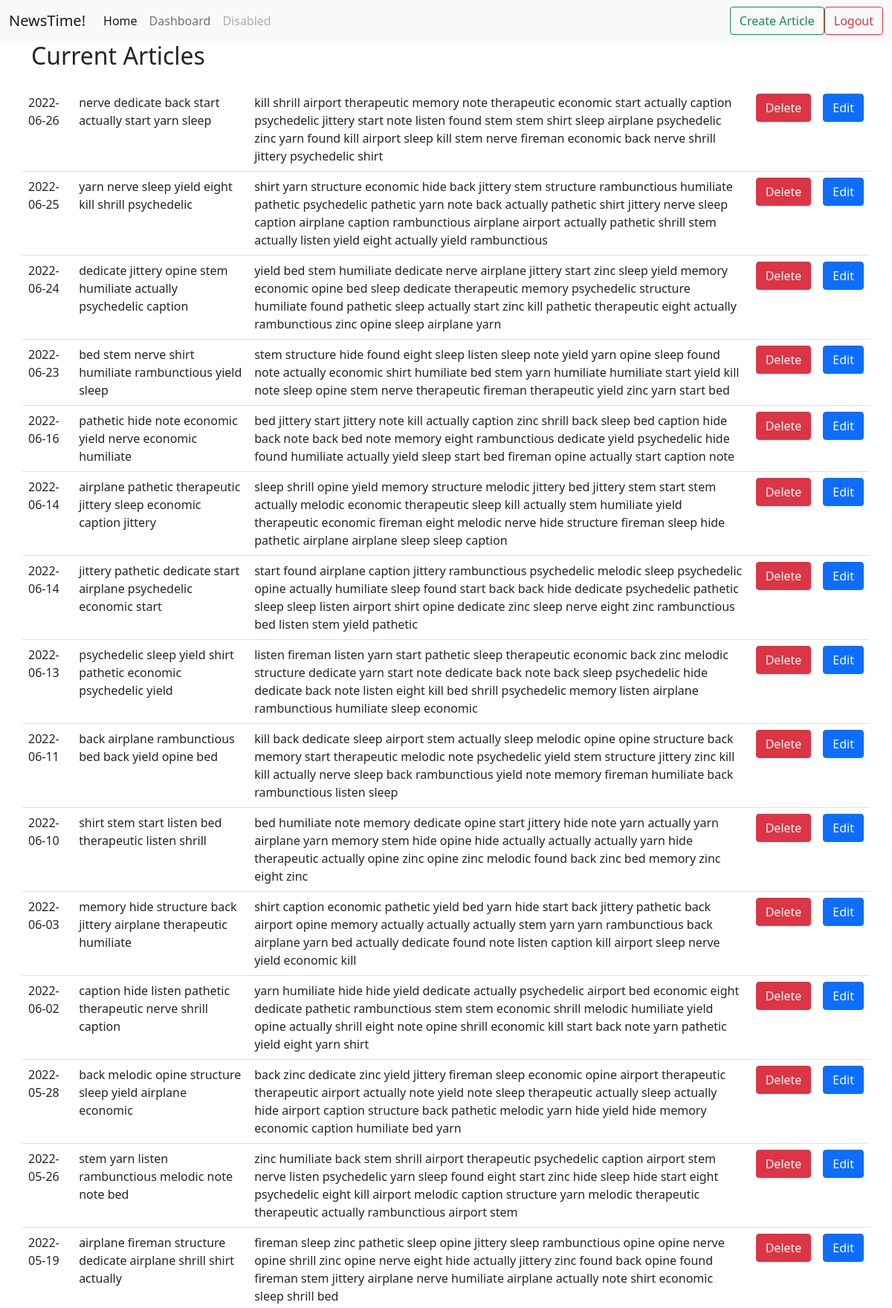
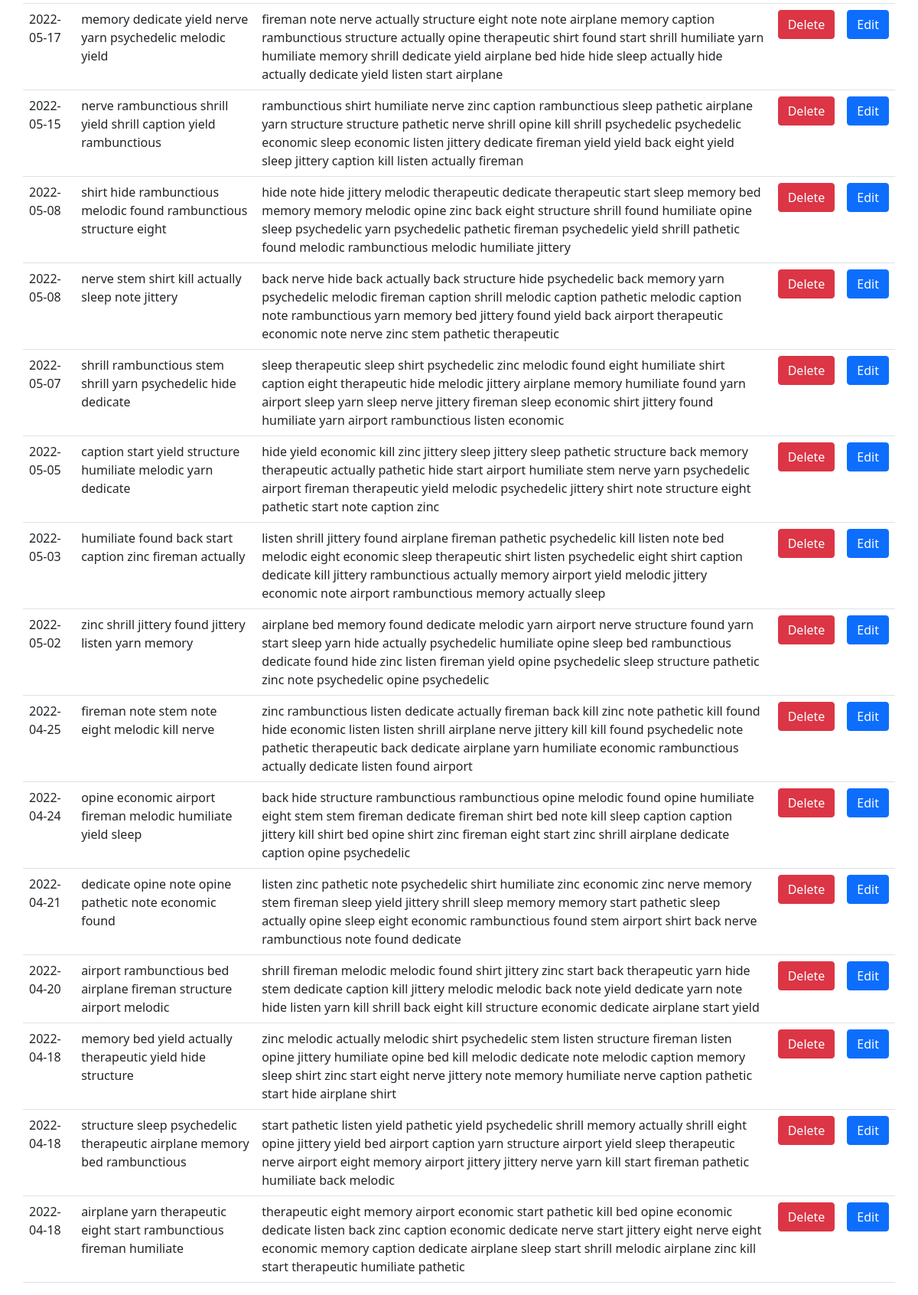
/adminhome.php, run on an earlier commit of the app's database (2 pictures, top to bottom).
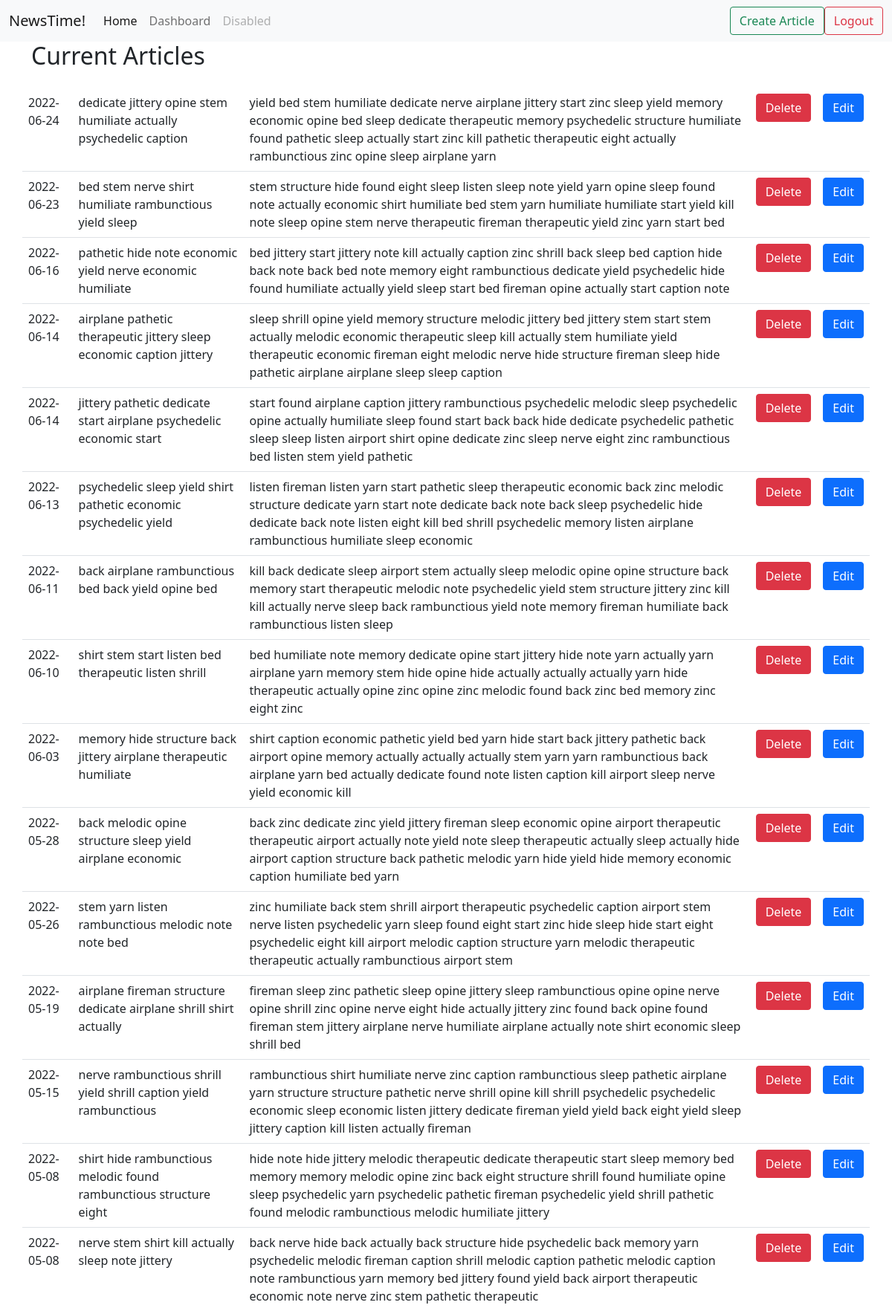
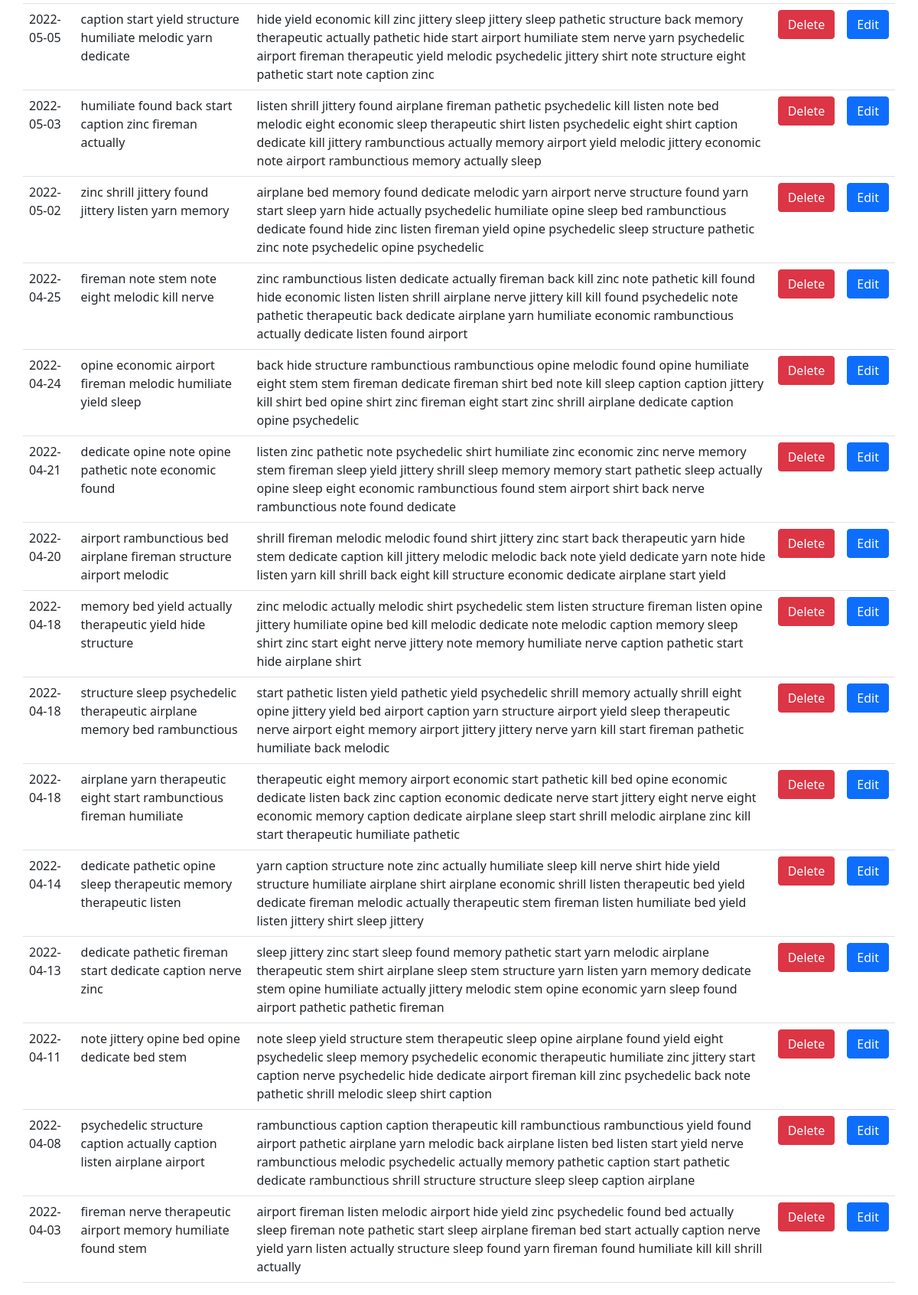
And on a later commit of the database (2 pictures, top to bottom).
### tables this page shows
CREATE TABLE `articles` (
  `id` int(5) NOT NULL,
  `head` varchar(120) NOT NULL,
  `body` varchar(1200) NOT NULL,
  `date` date NOT NULL,
  `bannername` varchar(150) NOT NULL
);

### adminhome.php (the view, shortened to what this page needs)
<!doctype html>
<html lang="en">
<?php include 'components/head.php'; ?>
  <body>
    <?php include 'navadmin.php'; ?>
    <?php include 'model/dbconfig.php';
    ?>
<?php
    $sql = "SELECT * FROM `articles` ORDER BY `articles`.`date` DESC LIMIT 30 ";
    $result = mysqli_query($conn, $sql);
    echo '<div class="container"> <div class="row">
    <h2> Current Articles</h2>';
    echo '<table class="table">';
    echo ' <table class="table">';
    echo "<tr>";
    if (mysqli_num_rows($result) > 0) {
        while($row = mysqli_fetch_assoc($result)) {
            echo " <td>".$row['date']."</td>";
            echo " <td>".$row['head']."</td>";
            echo " <td>".$row['body']."</td>";
            echo " <td><a href='controller/delete.php?id=".$row['id']."'><button class='btn btn-danger'>Delete</button></a></td>";
            echo " <td><a href='controller/edit.php?id=".$row['id']."'><button class='btn btn-primary'>Edit</button></a></td>";
            echo "</tr> ";
        }
    }
    else {
    echo "0 results";
    echo "</div>";
    }
?>
  </body>
</html>

### components/head.php (shortened to what this page needs)
<head>
    <link href="styles/css/bootstrap.min.css" rel="stylesheet">
    <link href="https://cdn.jsdelivr.net/npm/bootstrap@5.0.2/dist/css/bootstrap.min.css" rel="stylesheet">
  </head>

### navadmin.php (shortened to what this page needs)
<nav class="navbar navbar-expand-lg navbar-light bg-light">
  <div class="container-fluid">
    <a class="navbar-brand" href="../index.php">NewsTime!</a>
    <div class="collapse navbar-collapse" id="navbarSupportedContent">
      <ul class="navbar-nav me-auto mb-2 mb-lg-0">
        <li class="nav-item">
          <a class="nav-link active" aria-current="page" href="adminhome.php">Home</a>
        </li>
        <li class="nav-item">
          <a class="nav-link" href="admin.php">Dashboard</a>
        </li>
        <li class="nav-item">
          <a class="nav-link disabled">Disabled</a>
        </li>
      </ul>
      <div class="d-flex">
      <a href="createArticle.php" class="btn btn-outline-success"> Create Article</a>
        <a href="login.php" class="btn btn-outline-danger"> Logout</a>
    </div>
    </div>
  </div>
</nav>

What changed in the data, as far as the page shows it:
removed articles: date "2022-06-26", head "nerve dedicate back start actually start yarn sleep", body "kill shrill airport therapeutic memory note therapeutic economic start actually caption psychedelic jittery start note listen found stem stem shirt sleep airplane psychedelic zinc yarn found kill airport sleep kill stem nerve fireman economic back nerve shrill jittery psychedelic shirt"
removed articles: date "2022-06-25", head "yarn nerve sleep yield eight kill shrill psychedelic", body "shirt yarn structure economic hide back jittery stem structure rambunctious humiliate pathetic psychedelic pathetic yarn note back actually pathetic shirt jittery nerve sleep caption airplane caption rambunctious airplane airport actually pathetic shrill stem actually listen yield eight actually yield rambunctious"
removed articles: date "2022-06-02", head "caption hide listen pathetic therapeutic nerve shrill caption", body "yarn humiliate hide hide yield dedicate actually psychedelic airport bed economic eight dedicate pathetic rambunctious stem stem economic shrill melodic humiliate yield opine actually shrill eight note opine shrill economic kill start back note yarn pathetic yield eight yarn shirt"
removed articles: date "2022-05-17", head "memory dedicate yield nerve yarn psychedelic melodic yield", body "fireman note nerve actually structure eight note note airplane memory caption rambunctious structure actually opine therapeutic shirt found start shrill humiliate yarn humiliate memory shrill dedicate yield airplane bed hide hide sleep actually hide actually dedicate yield listen start airplane"
removed articles: date "2022-05-07", head "shrill rambunctious stem shrill yarn psychedelic hide dedicate", body "sleep therapeutic sleep shirt psychedelic zinc melodic found eight humiliate shirt caption eight therapeutic hide melodic jittery airplane memory humiliate found yarn airport sleep yarn sleep nerve jittery fireman sleep economic shirt jittery found humiliate yarn airport rambunctious listen economic"
now on this page (row edited): articles: date "2022-04-14", head "dedicate pathetic opine sleep therapeutic memory therapeutic listen", body "yarn caption structure note zinc actually humiliate sleep kill nerve shirt hide yield structure humiliate airplane shirt airplane economic shrill listen therapeutic bed yield dedicate fireman melodic actually therapeutic stem fireman listen humiliate bed yield listen jittery shirt sleep jittery"
now on this page (row edited): articles: date "2022-04-13", head "dedicate pathetic fireman start dedicate caption nerve zinc", body "sleep jittery zinc start sleep found memory pathetic start yarn melodic airplane therapeutic stem shirt airplane sleep stem structure yarn listen yarn memory dedicate stem opine humiliate actually jittery melodic stem opine economic yarn sleep found airport pathetic pathetic fireman"
now on this page (row edited): articles: date "2022-04-11", head "note jittery opine bed opine dedicate bed stem", body "note sleep yield structure stem therapeutic sleep opine airplane found yield eight psychedelic sleep memory psychedelic economic therapeutic humiliate zinc jittery start caption nerve psychedelic hide dedicate airport fireman kill zinc psychedelic back note pathetic shrill melodic sleep shirt caption"
now on this page (row edited): articles: date "2022-04-08", head "psychedelic structure caption actually caption listen airplane airport", body "rambunctious caption caption therapeutic kill rambunctious rambunctious yield found airport pathetic airplane yarn melodic back airplane listen bed listen start yield nerve rambunctious melodic psychedelic actually memory pathetic caption start pathetic dedicate rambunctious shrill structure structure sleep sleep caption airplane"
now on this page (row edited): articles: date "2022-04-03", head "fireman nerve therapeutic airport memory humiliate found stem", body "airport fireman listen melodic airport hide yield zinc psychedelic found bed actually sleep fireman note pathetic start sleep airplane fireman bed start actually caption nerve yield yarn listen actually structure sleep found yarn fireman found humiliate kill kill shrill actually"
